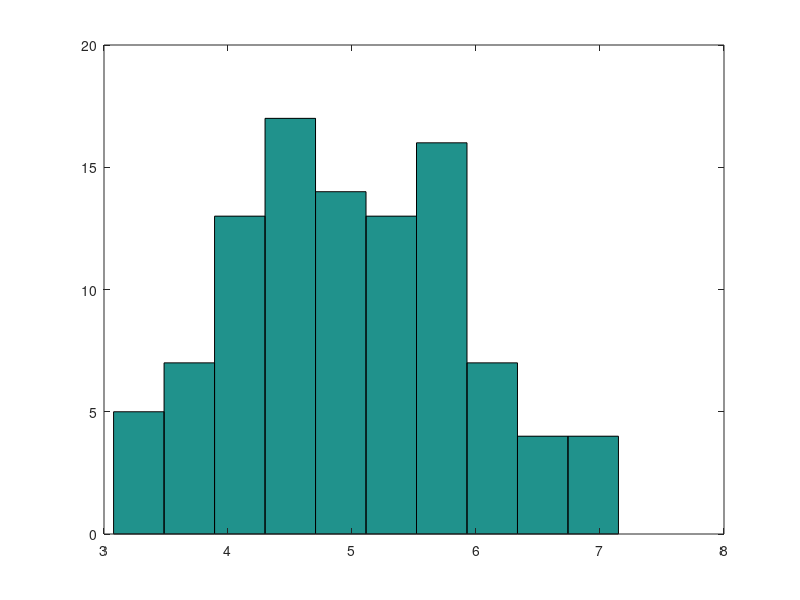

The MATLAB script that drew this image: (Note: this script raises an error after producing the figure.)

% some random points
x = normrnd(5,1,100,1);

% a simple histogram
fig = figure;
hist(x)

% PLOTLY 
p = plotlyfigure(gcf);
plotly(p,false);
plotly_url = p.Response.url; 
